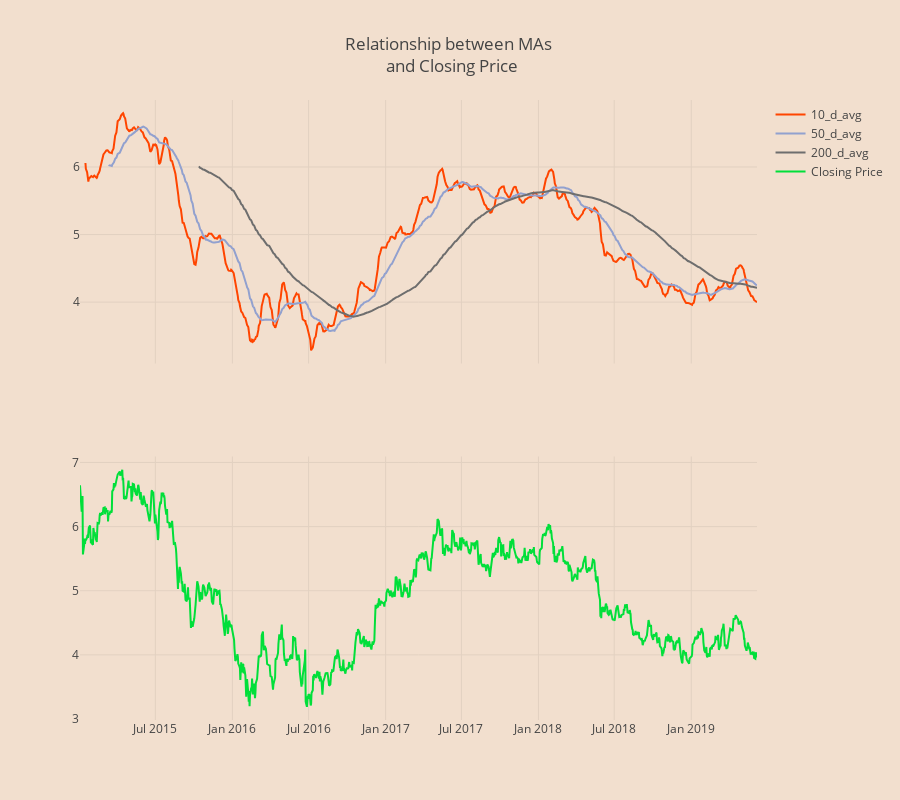

Notebook code for this chart:
### Code cell
fig = tls.make_subplots(rows=2, cols=1, shared_xaxes=True)

colors = ['#ff4500', '#92a1cf', '#6E6E6E']
avgs = ['10_d_avg', '50_d_avg', '200_d_avg']
# for i,c in zip(range(n),color):
#    ax1.plot(x, y,c=c)

for col, c in zip(avgs, colors):
    fig.append_trace({'x': santander.index, 'y': santander[col], 'type': 'scatter', 'name': col, 'line': {'color': c}}, 1, 1)
for col in ['Close']:
    fig.append_trace({'x': santander.index, 'y': santander[col], 'type': 'scatter', 'name': 'Closing Price', 'line':{'color': '#01DF3A'}}, 2, 1)
    
fig['layout'].update(height=800,title='Relationship between MAs <br> and Closing Price',
                    paper_bgcolor='#F2DFCE', plot_bgcolor='#F2DFCE')
    
iplot(fig, filename='pandas/mixed-type subplots')

### Figure 1 — Plotly figure (JSON) as saved in the notebook; plotly's stock layout.template omitted (floating-point values rounded to 4 significant figures; data arrays with more than 128 entries replaced by an {"elided": "..."} marker saying what was removed)
{"data": [{"line": {"color": "#ff4500"}, "name": "10_d_avg", "type": "scatter", "uid": "36623627-065c-4c41-8054-dffe7cc4e033", "x": {"elided": "1133 str values"}, "xaxis": "x", "y": {"elided": "1133 float values"}, "yaxis": "y"}, {"line": {"color": "#92a1cf"}, "name": "50_d_avg", "type": "scatter", "uid": "21e613a8-31a4-4789-8be0-8600ea73680c", "x": {"elided": "1133 str values"}, "xaxis": "x", "y": {"elided": "1133 float values"}, "yaxis": "y"}, {"line": {"color": "#6E6E6E"}, "name": "200_d_avg", "type": "scatter", "uid": "348f6a85-0356-4fe0-9a66-d3ac9c09e843", "x": {"elided": "1133 str values"}, "xaxis": "x", "y": {"elided": "1133 float values"}, "yaxis": "y"}, {"line": {"color": "#01DF3A"}, "name": "Closing Price", "type": "scatter", "uid": "6ef376ae-c20b-4376-a483-cfffed743dd5", "x": {"elided": "1133 str values"}, "xaxis": "x", "y": {"elided": "1133 float values"}, "yaxis": "y2"}], "layout": {"height": 800, "paper_bgcolor": "#F2DFCE", "plot_bgcolor": "#F2DFCE", "title": {"text": "Relationship between MAs <br> and Closing Price"}, "xaxis": {"anchor": "y2", "domain": [0, 1]}, "yaxis": {"anchor": "free", "domain": [0.575, 1], "position": 0}, "yaxis2": {"anchor": "x", "domain": [0, 0.425]}}}
